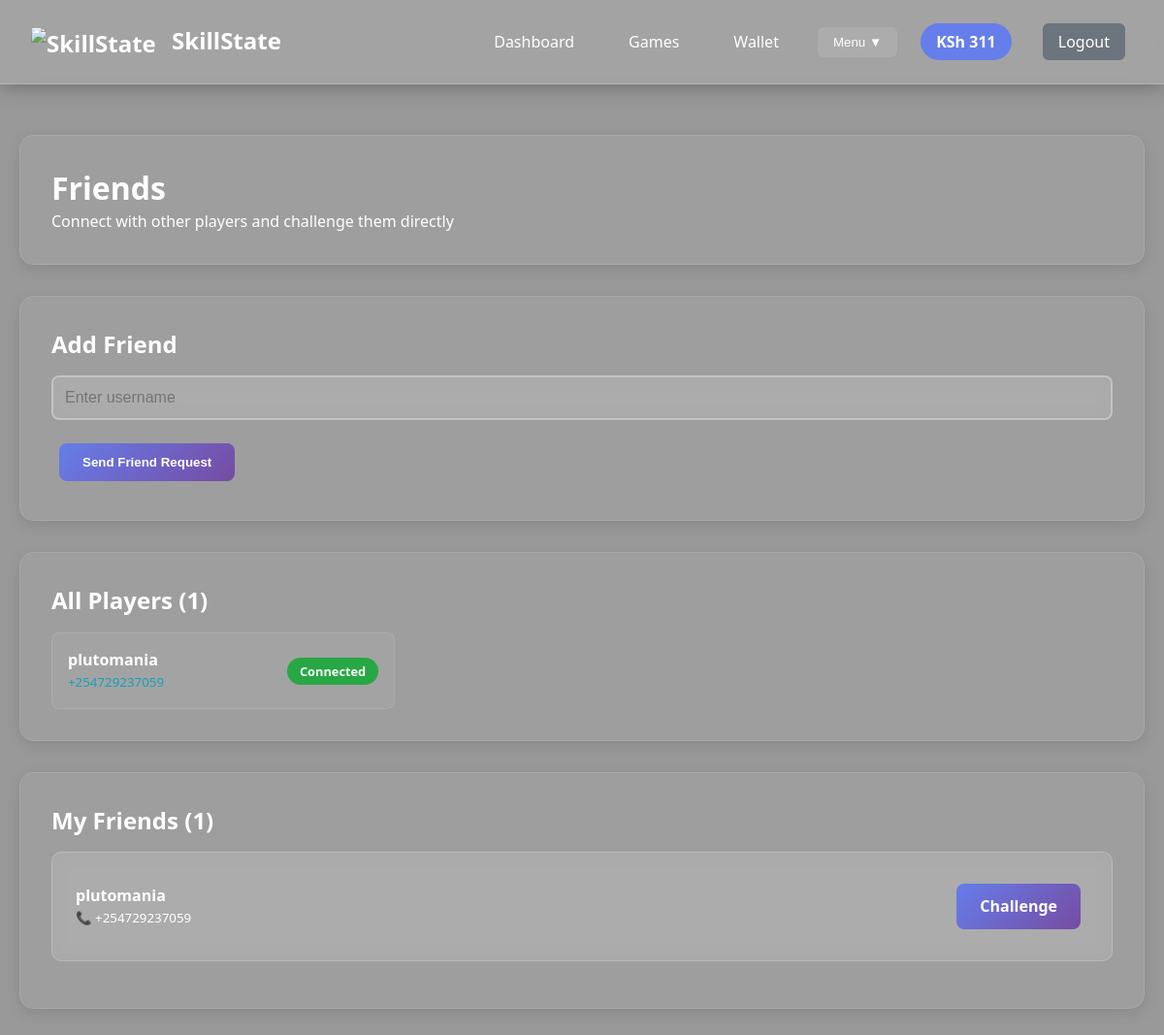
The app's page /friends (signed in) with its own data.
### tables this page shows
CREATE TABLE users (
        id INTEGER PRIMARY KEY AUTOINCREMENT,
        username TEXT UNIQUE NOT NULL,
        email TEXT UNIQUE NOT NULL,
        password TEXT NOT NULL,
        balance REAL DEFAULT 0.0,
        wins INTEGER DEFAULT 0,
        losses INTEGER DEFAULT 0,
        total_earnings REAL DEFAULT 0.0,
        created_at TIMESTAMP DEFAULT CURRENT_TIMESTAMP
    , failed_login_attempts INTEGER DEFAULT 0, last_login_attempt TIMESTAMP, account_locked BOOLEAN DEFAULT 0, suspicious_activity_score INTEGER DEFAULT 0, phone TEXT, referred_by INTEGER, referral_earnings REAL DEFAULT 0, referral_code TEXT);

CREATE TABLE friends (
        id INTEGER PRIMARY KEY AUTOINCREMENT,
        user_id INTEGER,
        friend_id INTEGER,
        status TEXT DEFAULT 'pending',
        created_at TIMESTAMP DEFAULT CURRENT_TIMESTAMP,
        FOREIGN KEY (user_id) REFERENCES users (id),
        FOREIGN KEY (friend_id) REFERENCES users (id)
    );

### app.py (the view)
@app.route('/friends')
def friends():
    if 'user_id' not in session:
        return redirect(url_for('login'))
    conn = sqlite3.connect('gamebet.db')
    c = conn.cursor()
    c.execute('''SELECT u.id, u.username, u.phone, f.status
                 FROM friends f
                 JOIN users u ON (f.friend_id = u.id)
                 WHERE f.user_id = ? AND f.status = 'accepted'
                 ORDER BY u.username''', (session['user_id'],))
    friends_list = c.fetchall()
    c.execute('''SELECT u.id, u.username, f.id as request_id
                 FROM friends f
                 JOIN users u ON f.user_id = u.id
                 WHERE f.friend_id = ? AND f.status = 'pending'
                 ORDER BY f.created_at DESC''', (session['user_id'],))
    friend_requests = c.fetchall()
    c.execute('''SELECT u.id, u.username, u.phone,
                        CASE WHEN u.id IN (
                            SELECT CASE WHEN f.user_id = ? THEN f.friend_id ELSE f.user_id END
                            FROM friends f
                            WHERE (f.user_id = ? OR f.friend_id = ?)
                        ) THEN 1 ELSE 0 END as is_connected
                 FROM users u
                 WHERE u.id != ? AND u.username != 'admin'
                 ORDER BY u.username''',
                (session['user_id'], session['user_id'], session['user_id'], session['user_id']))
    all_users = c.fetchall()
    conn.close()
    return render_template('friends.html', friends=friends_list, requests=friend_requests, all_users=all_users)

### templates/friends.html (shortened to what this page needs)
{% extends "base.html" %}
{% block content %}
<div class="card">
    <h1>Friends</h1>
    <p>Connect with other players and challenge them directly</p>
</div>
<div class="card">
    <h2>Add Friend</h2>
    <form method="POST" action="{{ url_for('add_friend') }}">
        <div class="form-group">
            <input type="text" name="username" class="form-control" placeholder="Enter username" required>
        </div>
        <button type="submit" class="btn">Send Friend Request</button>
    </form>
</div>
<div class="card">
    <h2>All Players ({{ all_users|length }})</h2>
    {% if all_users %}
        <div class="users-grid">
            {% for user in all_users %}
            <div class="user-card">
                <div class="user-info">
                    <strong>{{ user[1] }}</strong>
                    {% if user[2] %}
                        <br><small class="contact-info">{{ user[2] }}</small>
                    {% endif %}
                </div>
                <div class="user-actions">
                    {% if user[3] == 0 %}
                        <form method="POST" action="{{ url_for('add_friend') }}" style="display: inline;">
                            <input type="hidden" name="username" value="{{ user[1] }}">
                            <button type="submit" class="btn btn-success" style="padding: 0.5rem 1rem; font-size: 0.9rem;">Add Friend</button>
                        </form>
                    {% else %}
                        <span class="status-badge" style="background: #28a745; color: white; padding: 0.3rem 0.8rem; border-radius: 15px; font-size: 0.8rem;">Connected</span>
                    {% endif %}
                </div>
            </div>
            {% endfor %}
        </div>
    {% else %}
        <p>No other players found.</p>
    {% endif %}
</div>
<div class="card">
    <h2>My Friends ({{ friends|length }})</h2>
    {% if friends %}
        {% for friend in friends %}
        <div class="match-card">
            <div style="display: flex; justify-content: space-between; align-items: center;">
                <div>
                    <strong>{{ friend[1] }}</strong>
                    {% if friend[2] %}
                        <br><small>📞 {{ friend[2] }}</small>
                    {% endif %}
                </div>
                <div>
                    <a href="{{ url_for('games') }}?challenge={{ friend[0] }}" class="btn">Challenge</a>
                </div>
            </div>
        </div>
        {% endfor %}
    {% else %}
        <p>No friends yet. Add some friends to challenge them!</p>
    {% endif %}
</div>
{% endblock %}

### templates/base.html (style rules this page uses)
* { margin: 0; padding: 0; box-sizing: border-box; z-index: auto; }
body { font-family: 'Segoe UI', sans-serif; background: linear-gradient(rgba(0,0,0,0.4), rgba(0,0,0,0.4)), url('https://images.unsplash.com/photo-1542751371-adc38448a05e?w=1920&h=1080&fit=crop&crop=center'); background-size: cover; background-attachment: fixed; min-height: 100vh; color: white; font-size: 16px; line-height: 1.4; position: relative; z-index: 0; }
.card { background: rgba(255, 255, 255, 0.05); backdrop-filter: blur(5px); border: 1px solid rgba(255, 255, 255, 0.1); border-radius: 15px; padding: 2rem; margin: 2rem 0; box-shadow: 0 5px 15px rgba(0,0,0,0.1); color: white; position: relative; z-index: 1; }
.btn { padding: 0.75rem 1.5rem; border: none; border-radius: 8px; font-weight: 600; cursor: pointer; background: linear-gradient(135deg, #667eea 0%, #764ba2 100%); color: white; text-decoration: none; display: inline-block; margin: 0.5rem; transition: transform 0.2s; }
.form-group { margin: 1rem 0; }
.form-control { width: 100%; padding: 0.75rem; border: 2px solid rgba(255, 255, 255, 0.3); border-radius: 8px; font-size: 1rem; background: rgba(255, 255, 255, 0.1); color: white; backdrop-filter: blur(10px); }
.match-card { border: 1px solid rgba(255, 255, 255, 0.2); border-radius: 10px; padding: 1.5rem; margin: 1rem 0; background: rgba(255, 255, 255, 0.1); backdrop-filter: blur(10px); color: white; }
.status-badge { padding: 0.25rem 0.75rem; border-radius: 15px; font-size: 0.875rem; font-weight: 600; }
.contact-info { color: #17a2b8; font-weight: 500; }
.users-grid { display: grid; grid-template-columns: repeat(auto-fill, minmax(280px, 1fr)); gap: 1rem; margin-top: 1rem; }
.user-card { display: flex; justify-content: space-between; align-items: center; padding: 1rem; background: rgba(255,255,255,0.05); border-radius: 8px; border: 1px solid rgba(255,255,255,0.1); }
.user-info { flex: 1; }
.user-actions { flex-shrink: 0; }

### records on screen
users: username "plutomania", phone "+254729237059"
friends: username "plutomania", phone "+254729237059"

### other values on screen
{{ "%.0f"|format(session.balance) }} "311"
{{ all_users|length }} "1"
{{ friends|length }} "1"
